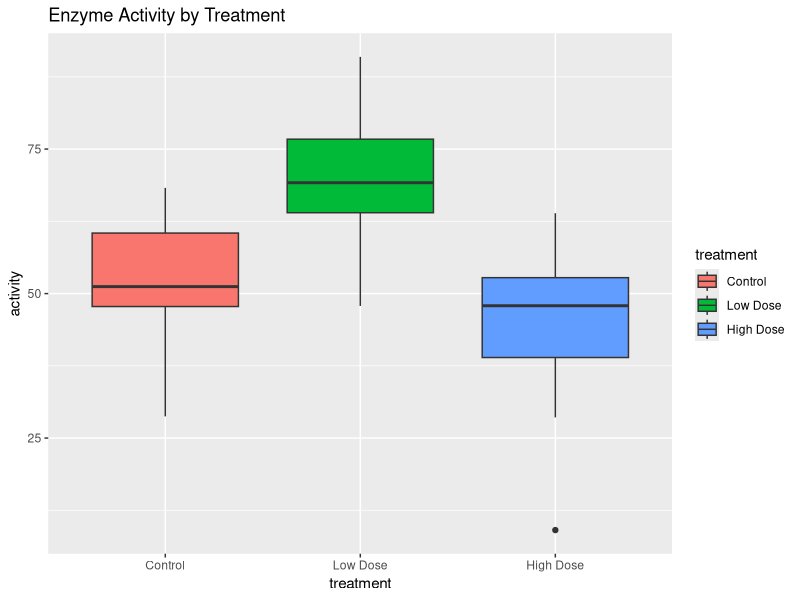
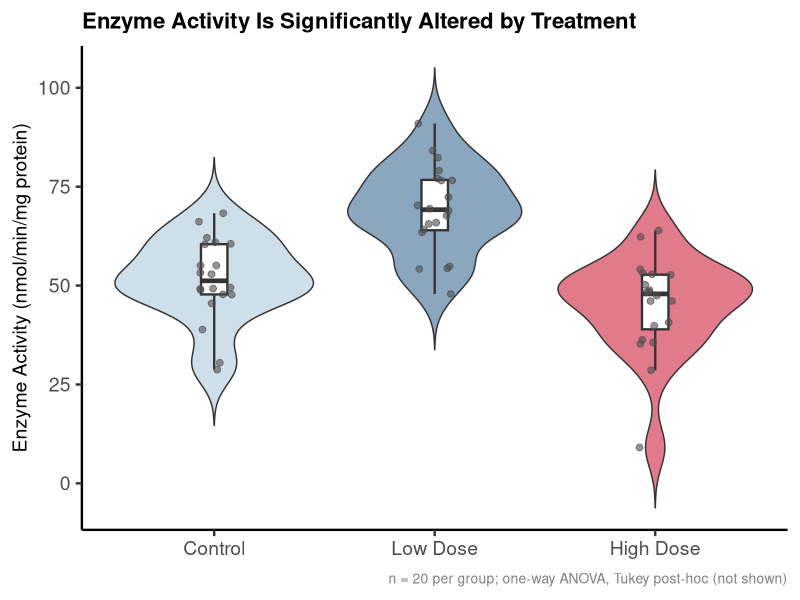
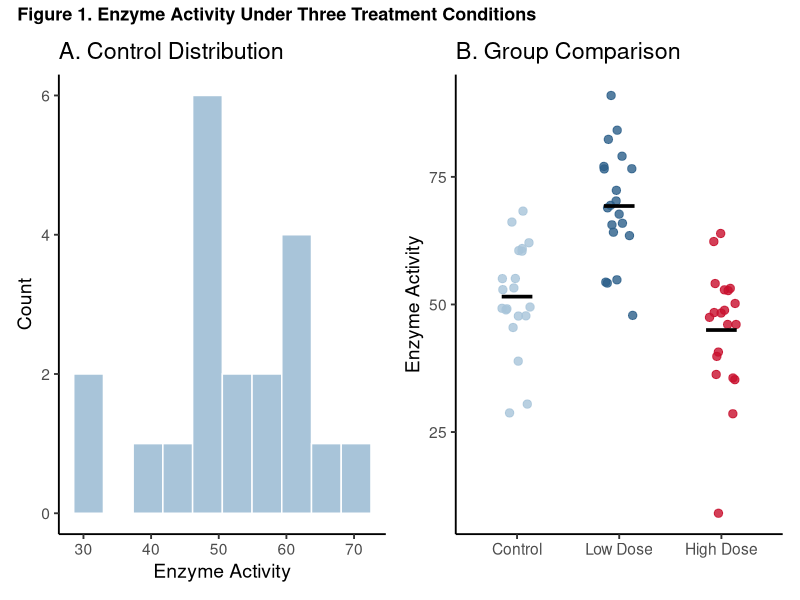

Reproduce these figures in R, in order.
## ---- chunk 1
knitr::opts_chunk$set(echo = TRUE)
## ---- chunk 2
cat('
POSTER LAYOUT GUIDE (A0 landscape = 1189 x 841 mm)
====================================================

[          TITLE / NAME / INSTITUTION               ]
[                                                    ]
[ Intro  ] [   Results Fig 1  ] [  Results Fig 3   ]
[        ] [                  ] [                  ]
[ Methods] [   Results Fig 2  ] [  Discussion      ]
[        ] [                  ] [                  ]
[        ] [   (main figure)  ] [  Conclusion      ]

DESIGN RULES:
  - Title: 80–100pt font
  - Body text: minimum 24pt (readable from 1 metre)
  - Maximum 500 words of text on entire poster
  - 30–40% whitespace (empty space is not wasted space)
  - Maximum 4 colours (including black/white)
  - Every figure must have a self-contained caption
')
## ---- chunk 3
library(ggplot2)
library(dplyr)

# Use a dataset that might appear in a BI 255 poster
# Enzyme activity across three treatment groups
set.seed(42)
poster_df <- data.frame(
  treatment = rep(c("Control", "Low Dose", "High Dose"), each = 20),
  activity  = c(rnorm(20, 50, 8), rnorm(20, 72, 10), rnorm(20, 45, 12))
)
poster_df$treatment <- factor(poster_df$treatment,
                               levels = c("Control", "Low Dose", "High Dose"))

# Version 1: Default ggplot (NOT suitable for poster)
ggplot(poster_df, aes(x = treatment, y = activity, fill = treatment)) +
  geom_boxplot() +
  labs(title = "Enzyme Activity by Treatment")
## ---- chunk 4
# Version 2: Publication-quality poster figure
poster_fig <- ggplot(poster_df, aes(x = treatment, y = activity, fill = treatment)) +
  geom_violin(trim = FALSE, alpha = 0.55) +
  geom_boxplot(width = 0.12, fill = "white", outlier.shape = NA, linewidth = 0.8) +
  geom_jitter(width = 0.08, size = 2, alpha = 0.6, colour = "grey30") +
  scale_fill_manual(values = c("Control"   = "#A8C4D9",
                               "Low Dose"  = "#2C5F8A",
                               "High Dose" = "#C8102E")) +
  labs(
    title   = "Enzyme Activity Is Significantly Altered by Treatment",
    x       = NULL,
    y       = "Enzyme Activity (nmol/min/mg protein)",
    caption = "n = 20 per group; one-way ANOVA, Tukey post-hoc (not shown)"
  ) +
  theme_classic(base_size = 18) +   # Large base font for poster
  theme(
    legend.position  = "none",
    plot.title       = element_text(size = 16, face = "bold"),
    axis.text        = element_text(size = 14),
    axis.title.y     = element_text(size = 14),
    plot.caption     = element_text(size = 10, colour = "grey50")
  )

poster_fig
## ---- chunk 5
cat('
EXAMPLE: TRANSFORMING RESULTS TEXT FOR A POSTER
================================================

PAPER VERSION (too dense for a poster):
  "Enzyme activity was significantly elevated in the low-dose group
   (72.3 ± 10.1 nmol/min/mg) compared to both the control group
   (50.4 ± 8.3 nmol/min/mg; p = 0.003) and the high-dose group
   (45.2 ± 11.8 nmol/min/mg; p < 0.001), as determined by one-way
   ANOVA (F(2,57) = 18.4, p < 0.001) followed by Tukey-Kramer
   post-hoc comparisons."

POSTER VERSION (concise and visual):
  Title of figure: "Low-Dose Treatment Maximises Enzyme Activity"
  Caption: "n = 20 per group. One-way ANOVA: F(2,57) = 18.4, p < 0.001.
            Letters indicate Tukey-Kramer post-hoc groupings."
  The figure shows the result. The text reinforces it in one sentence.

KEY RULE: If the figure caption already explains the result,
the body text does not need to repeat it. Point to the figure.
')
## ---- chunk 6
cat('
WEAK TITLE (describes what you did):
  "Enzyme Activity Results Under Three Concentrations"

STRONG TITLE (tells the main finding):
  "Low-Dose Treatment Maximises Enzyme Activity — High Dose Is Inhibitory"

A strong poster title is a headline — it gives away the answer.
The reader should know your main finding before reading anything else.
')
## ---- chunk 7
# install.packages("patchwork")
library(patchwork)

# Panel A: histogram of control data
fig_A <- ggplot(poster_df |> filter(treatment == "Control"),
                aes(x = activity)) +
  geom_histogram(fill = "#A8C4D9", colour = "white", bins = 10) +
  labs(title = "A. Control Distribution",
       x = "Enzyme Activity", y = "Count") +
  theme_classic(base_size = 14)

# Panel B: scatter-style comparison
fig_B <- ggplot(poster_df, aes(x = treatment, y = activity, colour = treatment)) +
  geom_jitter(width = 0.15, size = 2.5, alpha = 0.8) +
  stat_summary(fun = mean, geom = "crossbar", width = 0.3, colour = "black") +
  scale_colour_manual(values = c("Control" = "#A8C4D9",
                                 "Low Dose" = "#2C5F8A",
                                 "High Dose" = "#C8102E")) +
  labs(title = "B. Group Comparison",
       x = NULL, y = "Enzyme Activity") +
  theme_classic(base_size = 14) +
  theme(legend.position = "none")

# Combine with patchwork
combined_panel <- fig_A | fig_B
combined_panel + plot_annotation(
  title = "Figure 1. Enzyme Activity Under Three Treatment Conditions",
  theme = theme(plot.title = element_text(size = 13, face = "bold"))
)
## ---- chunk 8
cat('
BI 255 POSTER PEER REVIEW RUBRIC
==================================

VISUAL DESIGN (20 pts)
  [ ] Title is readable from 1 metre and states the main finding
  [ ] Font size is minimum 24pt for body text
  [ ] Figures are clearly labelled with axes and units
  [ ] Colour palette is consistent and accessible
  [ ] Whitespace is used well (not overcrowded)

SCIENTIFIC CONTENT (40 pts)
  [ ] Research question is clearly stated in Introduction
  [ ] Methods are described concisely (enough to replicate the analysis)
  [ ] Results section contains 2-4 clear, well-captioned figures
  [ ] Statistical tests are named and results reported (F, t, p, or CI)
  [ ] Conclusions are supported by the data shown

COMMUNICATION (20 pts)
  [ ] Poster tells a clear story from top to bottom
  [ ] Non-specialist could understand the main finding
  [ ] Technical jargon is defined or avoided
  [ ] Conclusions are appropriately qualified (limitations noted)

R FIGURE QUALITY (20 pts)
  [ ] Figures were produced in R (ggplot2 or equivalent)
  [ ] Figures show raw data (not just means/bars)
  [ ] Font size in figures is large enough to read when printed
  [ ] Colour scheme is consistent with poster colour palette

TOTAL: ___ / 100

ONE STRENGTH: _________________________________

ONE SUGGESTION: ________________________________
')
## ---- chunk 9
cat('
COMMON MISTAKES TO AVOID
=========================

1. Too much text — aim for a maximum of 500 words total
2. Too many figures — 2 to 4 clear figures beat 8 cluttered ones
3. Bar charts without raw data — show the distribution (violin, jitter)
4. Missing units on axes — always label with units in parentheses
5. Printing at too low resolution — minimum 300 dpi for poster printing
6. Reading the poster out loud during presentation — talk to the person, 
   not the poster
7. Unexplained statistical notation — define p-values, CIs, and test names
8. Inconsistent fonts and colours — pick a palette and stick to it
')
